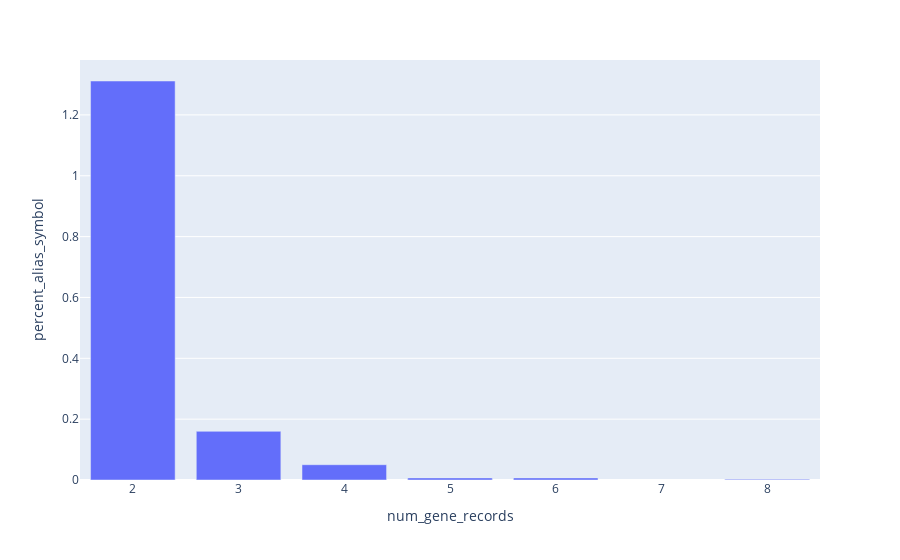

Notebook cell for this chart:
### Code cell
create_aa_collision_histogram(aa_collision_gene_hgnc_df, "HGNC", hgnc_alias_count)

### Figure 1 — Plotly figure (JSON) as saved in the notebook; plotly's stock layout.template omitted (floating-point values rounded to 4 significant figures)
{"data": [{"alignmentgroup": "True", "hovertemplate": "num_gene_records=%{x}<br>percent_alias_symbol=%{y}<extra></extra>", "legendgroup": "", "marker": {"color": "#636efa", "pattern": {"shape": ""}}, "name": "", "offsetgroup": "", "orientation": "v", "showlegend": false, "textposition": "auto", "type": "bar", "x": [2, 3, 4, 5, 6, 8], "xaxis": "x", "y": [1.311, 0.1599, 0.05026, 0.006854, 0.006854, 0.002285], "yaxis": "y"}], "layout": {"barmode": "relative", "legend": {"tracegroupgap": 0}, "margin": {"t": 60}, "xaxis": {"anchor": "y", "domain": [0, 1], "title": {"text": "num_gene_records"}}, "yaxis": {"anchor": "x", "domain": [0, 1], "title": {"text": "percent_alias_symbol"}}}}
